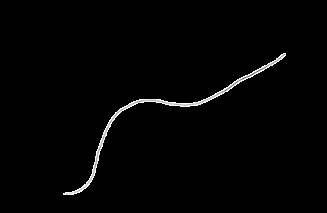
#> input picture data_prep/hair.png, 327 x 213 px
$ python -i abnormal_generate.py   (imports and definitions only)   (older library calls are emulated)
#> lines starting #> are read from the running program, lines starting #| are printed output that depends on the picture; after the words box and inside, x2 and y2 are one past the last pixel; in counts of white or black regions, pixels touching at a corner belong together
#> further down, picture is the input picture: shape (213, 327, 3); min 0, max 255, mean 3.5
import os
import pandas as pd
import cv2
from pathlib import Path
import ast
import numpy as np
import random

CSV_PATH = r"selected_200_image_list_with_bbox.csv"

# [1 line that did not run here, left out]

# [1 line that did not run here, left out]

# [2 lines not run here, left out]


# [99 lines left out: function make_crack_from_png, not called in this run]

def make_dent(img):
    print("찍힘 생성")
    out = img.astype(np.float32)

    h, w = out.shape[:2]
#> h = 213; w = 327

    # ------------------
    # 위치
    # ------------------

    cx = random.randint(
        int(w * 0.35),
        int(w * 0.65)
    )
#> cx = 163

    cy = random.randint(
        int(h * 0.35),
        int(h * 0.65)
    )
#> cy = 127

    radius = random.randint(
        12,
        22
    )

    # ------------------
    # 불규칙 압흔 생성
    # ------------------

    mask = np.zeros(
        (h, w),
        dtype=np.uint8
    )

    pts = []

    n_pts = random.randint(
        5,
        8
    )

    for i in range(n_pts):

        angle = (
            2 * np.pi * i / n_pts
        )

        rr = radius * random.uniform(
            0.4,
            1.0
        )

        x = int(
            cx + rr * np.cos(angle)
        )

        y = int(
            cy + rr * np.sin(angle)
        )

        pts.append([x, y])

    pts = np.array(
        pts,
        dtype=np.int32
    )

    cv2.fillPoly(
        mask,
        [pts],
        255
    )
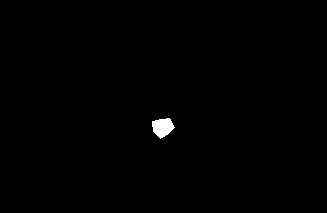
#> mask: shape (213, 327); 0.46% white; 1 white region, box (x1, y1, x2, y2) and area: (152, 118, 175, 139) 321

    # 약간만 블러
    mask = cv2.GaussianBlur(
        mask,
        (9, 9),
        0
    )

    alpha = mask.astype(
        np.float32
    ) / 255.0

    # ------------------
    # 내부 깊게 어둡게
    # ------------------

    center_dark = (
        alpha *
        random.uniform(
            60,
            100
        )
    )

    for c in range(3):

        out[:, :, c] -= center_dark
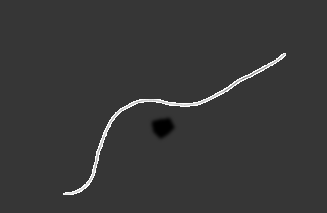
#> out: shape (213, 327, 3) float32; min -68.74, max 255, mean 3.2; drawn with min black and max white


    # ------------------
    # 살짝 입체감
    # ------------------

    gx = cv2.Sobel(
        alpha,
        cv2.CV_32F,
        1,
        0,
        ksize=3
    )

    gy = cv2.Sobel(
        alpha,
        cv2.CV_32F,
        0,
        1,
        ksize=3
    )

    light_x = -0.8
    light_y = -0.8

    shade = (
        gx * light_x
        + gy * light_y
    )

    for c in range(3):

        out[:, :, c] += (
            shade *
            random.uniform(
                20,
                40
            )
        )
#> out: shape (213, 327, 3) float32; 1% of pixels changed, all inside (x1, y1, x2, y2) = (147, 113, 180, 144)

    out = np.clip(
        out,
        0,
        255
    )

    return out.astype(
        np.uint8
    )

# [433 lines left out: functions make_discoloration, overlay_png, make_contamination, make_chip, make_blur, not called in this run]

# --------------------------------------------------------------------------------
# 설정
# --------------------------------------------------------------------------------

NORMAL_ROOT = Path(
    r"E:\Normal"
)

CRACK_PNG = Path(r"crack.png")


OUTPUT_ROOT = Path(
    r"E:\Abnormal"
)

# [4 lines not run here, left out]

defect_funcs = {
    "crack": make_crack_from_png,
    "dent": make_dent,
    "discoloration": make_discoloration,
    "contamination": make_contamination,
    "chip": make_chip,
    "blur": make_blur

}

# [1 line that did not run here, left out]
# [1 line that did not run here, left out]

# --------------------------------------------------------------------------------
# 실행 및 총 개수 확인
# --------------------------------------------------------------------------------

# [172 lines not run here, left out]

from pathlib import Path

abnormal_root = Path(r"E:\Abnormal")

files = list(
    abnormal_root.glob("*.png")
)

# [1 line not run here, left out]

>>> import cv2
>>> picture = cv2.imread('hair.png')
>>> result = make_dent(picture)
